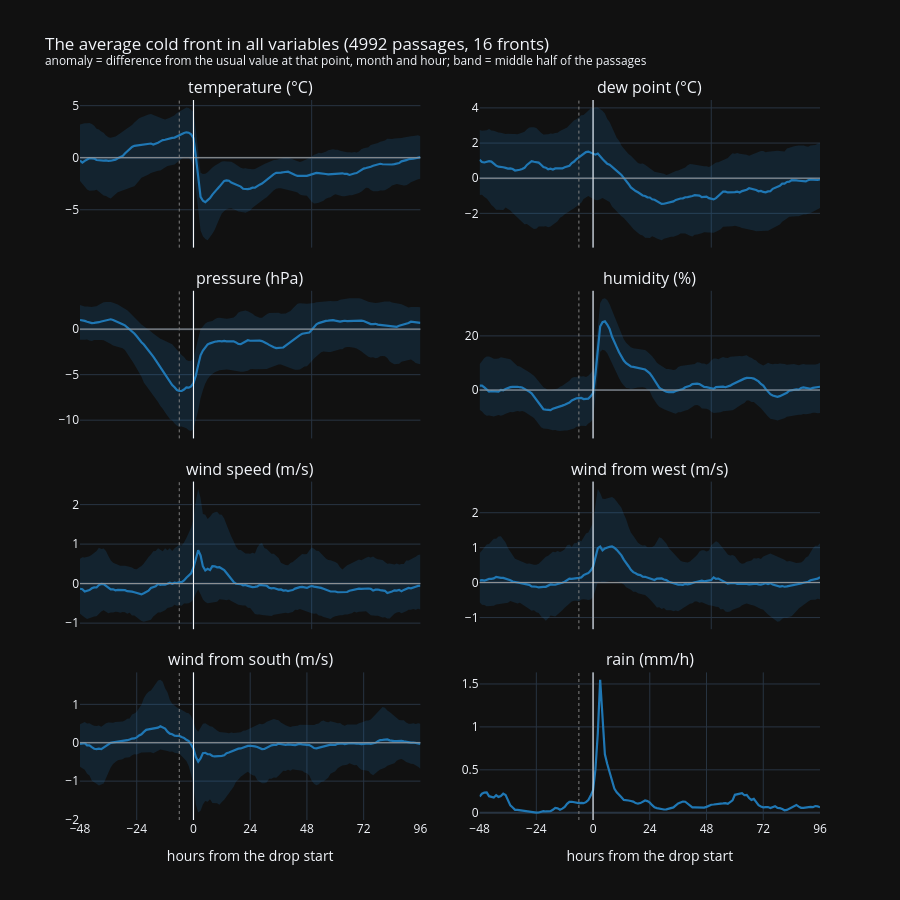

The notebook cell saved with this chart:
### Markdown cell above
## Part 1: the average cold front in all variables

All passages aligned on the drop start (hour 0). Line = median over all passages, band = middle half (25-75 %).
Values are anomalies (0 = usual for that point, month and hour), except rain (mean, mm per hour).
Dotted line at −6 h = where the forecasts of Experiment 3 started.

### Code cell
REL = np.arange(-48, 97)
PANELS = [("T2M", "temperature (°C)"), ("TD2M", "dew point (°C)"), ("P0", "pressure (hPa)"), ("RH2M", "humidity (%)"),
          ("WS", "wind speed (m/s)"), ("UU", "wind from west (m/s)"), ("VV", "wind from south (m/s)"), ("RR", "rain (mm/h)")]
keep = pas[(pas.j + REL[0] >= 0) & (pas.j + REL[-1] < len(times))]
comp = {v: np.stack([(X if v == "RR" else anom)[v][r.j + REL, col[r.point_id]] for r in keep.itertuples()]) for v, _ in PANELS}

fig = make_subplots(rows=4, cols=2, shared_xaxes=True, vertical_spacing=0.06, horizontal_spacing=0.08,
                    subplot_titles=[t for _, t in PANELS])
for n, (v, title) in enumerate(PANELS):
    r, c = n // 2 + 1, n % 2 + 1
    a = comp[v]
    if v == "RR":
        fig.add_trace(go.Scatter(x=REL, y=np.nanmean(a, 0), mode="lines", line={"color": "#1f77b4", "width": 2.2}, showlegend=False,
                                 hovertemplate="%{x:+d} h: %{y:.2f}<extra>rain (mean)</extra>"), row=r, col=c)
    else:
        q25, q50, q75 = np.nanpercentile(a, [25, 50, 75], axis=0)
        fig.add_trace(go.Scatter(x=np.r_[REL, REL[::-1]], y=np.r_[q75, q25[::-1]], mode="lines", fill="toself", line={"width": 0},
                                 fillcolor="rgba(31,119,180,0.18)", hoverinfo="skip", showlegend=False), row=r, col=c)
        fig.add_trace(go.Scatter(x=REL, y=q50, mode="lines", line={"color": "#1f77b4", "width": 2.2}, showlegend=False,
                                 hovertemplate="%{x:+d} h: %{y:+.1f}<extra>" + title + "</extra>"), row=r, col=c)
        fig.add_hline(y=0, line={"color": "#999", "width": 1}, row=r, col=c)
    fig.add_vline(x=0, line={"color": "white", "width": 1}, row=r, col=c)
    fig.add_vline(x=-6, line={"color": "grey", "width": 1, "dash": "dot"}, row=r, col=c)
fig.update_xaxes(dtick=24, row=4)
fig.update_xaxes(title_text="hours from the drop start", row=4)
fig.update_layout(height=900, template="plotly_dark",
                  title=f"The average cold front in all variables ({len(keep)} passages, {keep.front.nunique()} fronts)"
                        "<br><sup>anomaly = difference from the usual value at that point, month and hour; band = middle half of the passages</sup>")
fig.write_html(FIG / "exp5_average_front_all_variables.html", include_plotlyjs="cdn")
fig.show()

### Figure 1 — Plotly figure (JSON) as saved in the notebook; plotly's stock layout.template omitted (floating-point values rounded to 4 significant figures; data arrays with more than 128 entries replaced by an {"elided": "..."} marker saying what was removed)
{"data": [{"fill": "toself", "fillcolor": "rgba(31,119,180,0.18)", "hoverinfo": "skip", "line": {"width": 0}, "mode": "lines", "showlegend": false, "type": "scatter", "x": {"elided": "290 int values"}, "xaxis": "x", "y": {"elided": "290 float values"}, "yaxis": "y"}, {"hovertemplate": "%{x:+d} h: %{y:+.1f}<extra>temperature (°C)</extra>", "line": {"color": "#1f77b4", "width": 2.2}, "mode": "lines", "showlegend": false, "type": "scatter", "x": {"elided": "145 int values"}, "xaxis": "x", "y": {"elided": "145 float values"}, "yaxis": "y"}, {"fill": "toself", "fillcolor": "rgba(31,119,180,0.18)", "hoverinfo": "skip", "line": {"width": 0}, "mode": "lines", "showlegend": false, "type": "scatter", "x": {"elided": "290 int values"}, "xaxis": "x2", "y": {"elided": "290 float values"}, "yaxis": "y2"}, {"hovertemplate": "%{x:+d} h: %{y:+.1f}<extra>dew point (°C)</extra>", "line": {"color": "#1f77b4", "width": 2.2}, "mode": "lines", "showlegend": false, "type": "scatter", "x": {"elided": "145 int values"}, "xaxis": "x2", "y": {"elided": "145 float values"}, "yaxis": "y2"}, {"fill": "toself", "fillcolor": "rgba(31,119,180,0.18)", "hoverinfo": "skip", "line": {"width": 0}, "mode": "lines", "showlegend": false, "type": "scatter", "x": {"elided": "290 int values"}, "xaxis": "x3", "y": {"elided": "290 float values"}, "yaxis": "y3"}, {"hovertemplate": "%{x:+d} h: %{y:+.1f}<extra>pressure (hPa)</extra>", "line": {"color": "#1f77b4", "width": 2.2}, "mode": "lines", "showlegend": false, "type": "scatter", "x": {"elided": "145 int values"}, "xaxis": "x3", "y": {"elided": "145 float values"}, "yaxis": "y3"}, {"fill": "toself", "fillcolor": "rgba(31,119,180,0.18)", "hoverinfo": "skip", "line": {"width": 0}, "mode": "lines", "showlegend": false, "type": "scatter", "x": {"elided": "290 int values"}, "xaxis": "x4", "y": {"elided": "290 float values"}, "yaxis": "y4"}, {"hovertemplate": "%{x:+d} h: %{y:+.1f}<extra>humidity (%)</extra>", "line": {"color": "#1f77b4", "width": 2.2}, "mode": "lines", "showlegend": false, "type": "scatter", "x": {"elided": "145 int values"}, "xaxis": "x4", "y": {"elided": "145 float values"}, "yaxis": "y4"}, {"fill": "toself", "fillcolor": "rgba(31,119,180,0.18)", "hoverinfo": "skip", "line": {"width": 0}, "mode": "lines", "showlegend": false, "type": "scatter", "x": {"elided": "290 int values"}, "xaxis": "x5", "y": {"elided": "290 float values"}, "yaxis": "y5"}, {"hovertemplate": "%{x:+d} h: %{y:+.1f}<extra>wind speed (m/s)</extra>", "line": {"color": "#1f77b4", "width": 2.2}, "mode": "lines", "showlegend": false, "type": "scatter", "x": {"elided": "145 int values"}, "xaxis": "x5", "y": {"elided": "145 float values"}, "yaxis": "y5"}, {"fill": "toself", "fillcolor": "rgba(31,119,180,0.18)", "hoverinfo": "skip", "line": {"width": 0}, "mode": "lines", "showlegend": false, "type": "scatter", "x": {"elided": "290 int values"}, "xaxis": "x6", "y": {"elided": "290 float values"}, "yaxis": "y6"}, {"hovertemplate": "%{x:+d} h: %{y:+.1f}<extra>wind from west (m/s)</extra>", "line": {"color": "#1f77b4", "width": 2.2}, "mode": "lines", "showlegend": false, "type": "scatter", "x": {"elided": "145 int values"}, "xaxis": "x6", "y": {"elided": "145 float values"}, "yaxis": "y6"}, {"fill": "toself", "fillcolor": "rgba(31,119,180,0.18)", "hoverinfo": "skip", "line": {"width": 0}, "mode": "lines", "showlegend": false, "type": "scatter", "x": {"elided": "290 int values"}, "xaxis": "x7", "y": {"elided": "290 float values"}, "yaxis": "y7"}, {"hovertemplate": "%{x:+d} h: %{y:+.1f}<extra>wind from south (m/s)</extra>", "line": {"color": "#1f77b4", "width": 2.2}, "mode": "lines", "showlegend": false, "type": "scatter", "x": {"elided": "145 int values"}, "xaxis": "x7", "y": {"elided": "145 float values"}, "yaxis": "y7"}, {"hovertemplate": "%{x:+d} h: %{y:.2f}<extra>rain (mean)</extra>", "line": {"color": "#1f77b4", "width": 2.2}, "mode": "lines", "showlegend": false, "type": "scatter", "x": {"elided": "145 int values"}, "xaxis": "x8", "y": {"elided": "145 float values"}, "yaxis": "y8"}], "layout": {"annotations": [{"font": {"size": 16}, "showarrow": false, "text": "temperature (°C)", "x": 0.23, "xanchor": "center", "xref": "paper", "y": 1.0, "yanchor": "bottom", "yref": "paper"}, {"font": {"size": 16}, "showarrow": false, "text": "dew point (°C)", "x": 0.77, "xanchor": "center", "xref": "paper", "y": 1.0, "yanchor": "bottom", "yref": "paper"}, {"font": {"size": 16}, "showarrow": false, "text": "pressure (hPa)", "x": 0.23, "xanchor": "center", "xref": "paper", "y": 0.735, "yanchor": "bottom", "yref": "paper"}, {"font": {"size": 16}, "showarrow": false, "text": "humidity (%)", "x": 0.77, "xanchor": "center", "xref": "paper", "y": 0.735, "yanchor": "bottom", "yref": "paper"}, {"font": {"size": 16}, "showarrow": false, "text": "wind speed (m/s)", "x": 0.23, "xanchor": "center", "xref": "paper", "y": 0.47, "yanchor": "bottom", "yref": "paper"}, {"font": {"size": 16}, "showarrow": false, "text": "wind from west (m/s)", "x": 0.77, "xanchor": "center", "xref": "paper", "y": 0.47, "yanchor": "bottom", "yref": "paper"}, {"font": {"size": 16}, "showarrow": false, "text": "wind from south (m/s)", "x": 0.23, "xanchor": "center", "xref": "paper", "y": 0.205, "yanchor": "bottom", "yref": "paper"}, {"font": {"size": 16}, "showarrow": false, "text": "rain (mm/h)", "x": 0.77, "xanchor": "center", "xref": "paper", "y": 0.205, "yanchor": "bottom", "yref": "paper"}], "height": 900, "shapes": [{"line": {"color": "#999", "width": 1}, "type": "line", "x0": 0, "x1": 1, "xref": "x domain", "y0": 0, "y1": 0, "yref": "y"}, {"line": {"color": "white", "width": 1}, "type": "line", "x0": 0, "x1": 0, "xref": "x", "y0": 0, "y1": 1, "yref": "y domain"}, {"line": {"color": "grey", "dash": "dot", "width": 1}, "type": "line", "x0": -6, "x1": -6, "xref": "x", "y0": 0, "y1": 1, "yref": "y domain"}, {"line": {"color": "#999", "width": 1}, "type": "line", "x0": 0, "x1": 1, "xref": "x2 domain", "y0": 0, "y1": 0, "yref": "y2"}, {"line": {"color": "white", "width": 1}, "type": "line", "x0": 0, "x1": 0, "xref": "x2", "y0": 0, "y1": 1, "yref": "y2 domain"}, {"line": {"color": "grey", "dash": "dot", "width": 1}, "type": "line", "x0": -6, "x1": -6, "xref": "x2", "y0": 0, "y1": 1, "yref": "y2 domain"}, {"line": {"color": "#999", "width": 1}, "type": "line", "x0": 0, "x1": 1, "xref": "x3 domain", "y0": 0, "y1": 0, "yref": "y3"}, {"line": {"color": "white", "width": 1}, "type": "line", "x0": 0, "x1": 0, "xref": "x3", "y0": 0, "y1": 1, "yref": "y3 domain"}, {"line": {"color": "grey", "dash": "dot", "width": 1}, "type": "line", "x0": -6, "x1": -6, "xref": "x3", "y0": 0, "y1": 1, "yref": "y3 domain"}, {"line": {"color": "#999", "width": 1}, "type": "line", "x0": 0, "x1": 1, "xref": "x4 domain", "y0": 0, "y1": 0, "yref": "y4"}, {"line": {"color": "white", "width": 1}, "type": "line", "x0": 0, "x1": 0, "xref": "x4", "y0": 0, "y1": 1, "yref": "y4 domain"}, {"line": {"color": "grey", "dash": "dot", "width": 1}, "type": "line", "x0": -6, "x1": -6, "xref": "x4", "y0": 0, "y1": 1, "yref": "y4 domain"}, {"line": {"color": "#999", "width": 1}, "type": "line", "x0": 0, "x1": 1, "xref": "x5 domain", "y0": 0, "y1": 0, "yref": "y5"}, {"line": {"color": "white", "width": 1}, "type": "line", "x0": 0, "x1": 0, "xref": "x5", "y0": 0, "y1": 1, "yref": "y5 domain"}, {"line": {"color": "grey", "dash": "dot", "width": 1}, "type": "line", "x0": -6, "x1": -6, "xref": "x5", "y0": 0, "y1": 1, "yref": "y5 domain"}, {"line": {"color": "#999", "width": 1}, "type": "line", "x0": 0, "x1": 1, "xref": "x6 domain", "y0": 0, "y1": 0, "yref": "y6"}, {"line": {"color": "white", "width": 1}, "type": "line", "x0": 0, "x1": 0, "xref": "x6", "y0": 0, "y1": 1, "yref": "y6 domain"}, {"line": {"color": "grey", "dash": "dot", "width": 1}, "type": "line", "x0": -6, "x1": -6, "xref": "x6", "y0": 0, "y1": 1, "yref": "y6 domain"}, {"line": {"color": "#999", "width": 1}, "type": "line", "x0": 0, "x1": 1, "xref": "x7 domain", "y0": 0, "y1": 0, "yref": "y7"}, {"line": {"color": "white", "width": 1}, "type": "line", "x0": 0, "x1": 0, "xref": "x7", "y0": 0, "y1": 1, "yref": "y7 domain"}, {"line": {"color": "grey", "dash": "dot", "width": 1}, "type": "line", "x0": -6, "x1": -6, "xref": "x7", "y0": 0, "y1": 1, "yref": "y7 domain"}, {"line": {"color": "white", "width": 1}, "type": "line", "x0": 0, "x1": 0, "xref": "x8", "y0": 0, "y1": 1, "yref": "y8 domain"}, {"line": {"color": "grey", "dash": "dot", "width": 1}, "type": "line", "x0": -6, "x1": -6, "xref": "x8", "y0": 0, "y1": 1, "yref": "y8 domain"}], "title": {"text": "The average cold front in all variables (4992 passages, 16 fronts)<br><sup>anomaly = difference from the usual value at that point, month and hour; band = middle half of the passages</sup>"}, "xaxis": {"anchor": "y", "domain": [0.0, 0.46], "matches": "x7", "showticklabels": false}, "xaxis2": {"anchor": "y2", "domain": [0.54, 1.0], "matches": "x8", "showticklabels": false}, "xaxis3": {"anchor": "y3", "domain": [0.0, 0.46], "matches": "x7", "showticklabels": false}, "xaxis4": {"anchor": "y4", "domain": [0.54, 1.0], "matches": "x8", "showticklabels": false}, "xaxis5": {"anchor": "y5", "domain": [0.0, 0.46], "matches": "x7", "showticklabels": false}, "xaxis6": {"anchor": "y6", "domain": [0.54, 1.0], "matches": "x8", "showticklabels": false}, "xaxis7": {"anchor": "y7", "domain": [0.0, 0.46], "dtick": 24, "title": {"text": "hours from the drop start"}}, "xaxis8": {"anchor": "y8", "domain": [0.54, 1.0], "dtick": 24, "title": {"text": "hours from the drop start"}}, "yaxis": {"anchor": "x", "domain": [0.795, 1.0]}, "yaxis2": {"anchor": "x2", "domain": [0.795, 1.0]}, "yaxis3": {"anchor": "x3", "domain": [0.53, 0.735]}, "yaxis4": {"anchor": "x4", "domain": [0.53, 0.735]}, "yaxis5": {"anchor": "x5", "domain": [0.265, 0.47]}, "yaxis6": {"anchor": "x6", "domain": [0.265, 0.47]}, "yaxis7": {"anchor": "x7", "domain": [0.0, 0.205]}, "yaxis8": {"anchor": "x8", "domain": [0.0, 0.205]}}}
